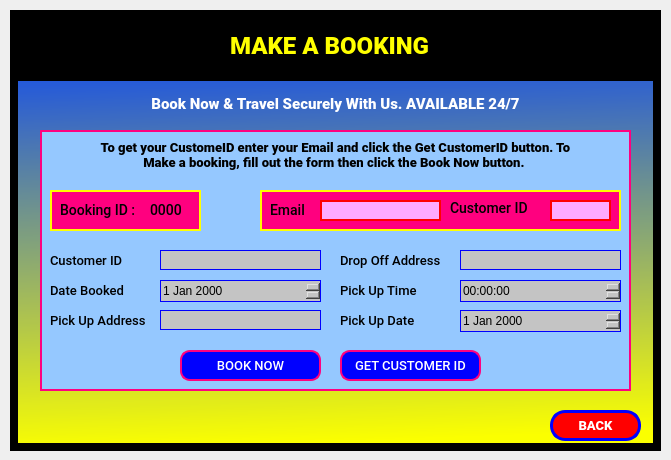
<?xml version="1.0" encoding="UTF-8"?>
<ui version="4.0">
 <class>makeBookingScreen_Dialog</class>
 <widget class="QDialog" name="makeBookingScreen_Dialog">
  <property name="geometry">
   <rect>
    <x>0</x>
    <y>0</y>
    <width>671</width>
    <height>460</height>
   </rect>
  </property>
  <property name="windowTitle">
   <string>Dialog</string>
  </property>
  <widget class="QWidget" name="makeABookingScreen" native="true">
   <property name="geometry">
    <rect>
     <x>10</x>
     <y>10</y>
     <width>651</width>
     <height>441</height>
    </rect>
   </property>
   <property name="styleSheet">
    <string notr="true">border: 8px solid black;
background-color:qlineargradient(spread:pad, x1:0.0511364, y1:1, x2:0, y2:0, stop:0 rgba(251, 255, 0, 255), stop:0.98 rgba(0, 61, 255, 255), stop:1 rgba(0, 0, 0, 0));
</string>
   </property>
   <widget class="QLabel" name="make_txt">
    <property name="geometry">
     <rect>
      <x>220</x>
      <y>10</y>
      <width>221</width>
      <height>51</height>
     </rect>
    </property>
    <property name="styleSheet">
     <string notr="true">font-family: Roboto;
font-style: normal;
font-weight: 900;
font-size: 24px;
border: none;
background-color: none;
color: yellow;
</string>
    </property>
    <property name="text">
     <string>MAKE A BOOKING</string>
    </property>
   </widget>
   <widget class="QPushButton" name="backBtn">
    <property name="geometry">
     <rect>
      <x>540</x>
      <y>400</y>
      <width>91</width>
      <height>31</height>
     </rect>
    </property>
    <property name="styleSheet">
     <string notr="true">background: red;
border: 3px solid blue;
box-sizing: border-box;
border-radius: 15px;
font-family: Roboto;
font-style: normal;
font-weight: 900;
font-size: 13px;
text-align: center;
color: white;</string>
    </property>
    <property name="text">
     <string>BACK</string>
    </property>
   </widget>
   <widget class="QPushButton" name="bookNowBtn">
    <property name="geometry">
     <rect>
      <x>170</x>
      <y>340</y>
      <width>141</width>
      <height>31</height>
     </rect>
    </property>
    <property name="styleSheet">
     <string notr="true">background: blue;
border: 2px solid rgb(255, 0, 127);
box-sizing: border-box;
border-radius: 10px;
font-family: Roboto;
font-style: normal;
font-weight:500;
font-size: 13px;
text-align: center;
color: white;</string>
    </property>
    <property name="text">
     <string>BOOK NOW</string>
    </property>
   </widget>
   <widget class="QLabel" name="label">
    <property name="geometry">
     <rect>
      <x>0</x>
      <y>0</y>
      <width>651</width>
      <height>71</height>
     </rect>
    </property>
    <property name="styleSheet">
     <string notr="true">background-color: black;
border-bottom: 2px solid black;</string>
    </property>
    <property name="text">
     <string/>
    </property>
   </widget>
   <widget class="QLabel" name="dateBookedLabel">
    <property name="geometry">
     <rect>
      <x>40</x>
      <y>270</y>
      <width>91</width>
      <height>21</height>
     </rect>
    </property>
    <property name="styleSheet">
     <string notr="true">font-family: Roboto;
font-style:normal;
font-weight:500;
font-size: 13px;
text-align: center;
color: #000000;
border: none;
background-color: none;</string>
    </property>
    <property name="text">
     <string>Date Booked</string>
    </property>
   </widget>
   <widget class="QLabel" name="dropOffAddresslLabel">
    <property name="geometry">
     <rect>
      <x>330</x>
      <y>240</y>
      <width>131</width>
      <height>21</height>
     </rect>
    </property>
    <property name="styleSheet">
     <string notr="true">font-family: Roboto;
font-style:normal;
font-weight:500;
font-size: 13px;
text-align: center;
color: #000000;
border: none;
background-color: none;</string>
    </property>
    <property name="text">
     <string>Drop Off Address</string>
    </property>
   </widget>
   <widget class="QLabel" name="pickUpDateLabel">
    <property name="geometry">
     <rect>
      <x>330</x>
      <y>300</y>
      <width>91</width>
      <height>21</height>
     </rect>
    </property>
    <property name="styleSheet">
     <string notr="true">font-family: Roboto;
font-style:normal;
font-weight:500;
font-size: 13px;
text-align: center;
color: #000000;
border: none;
background-color: none;</string>
    </property>
    <property name="text">
     <string>Pick Up Date</string>
    </property>
   </widget>
   <widget class="QLabel" name="pickUpAddressLabel">
    <property name="geometry">
     <rect>
      <x>40</x>
      <y>300</y>
      <width>121</width>
      <height>21</height>
     </rect>
    </property>
    <property name="styleSheet">
     <string notr="true">font-family: Roboto;
font-style:normal;
font-weight:500;
font-size: 13px;
text-align: center;
color: #000000;
border: none;
background-color: none;</string>
    </property>
    <property name="text">
     <string>Pick Up Address</string>
    </property>
   </widget>
   <widget class="QLabel" name="pickUpTimeLabel">
    <property name="geometry">
     <rect>
      <x>330</x>
      <y>270</y>
      <width>101</width>
      <height>21</height>
     </rect>
    </property>
    <property name="styleSheet">
     <string notr="true">font-family: Roboto;
font-style:normal;
font-weight:500;
font-size: 13px;
text-align: center;
color: #000000;
border: none;
background-color: none;</string>
    </property>
    <property name="text">
     <string>Pick Up Time</string>
    </property>
   </widget>
   <widget class="QLineEdit" name="dropOffAddressLineEdit">
    <property name="geometry">
     <rect>
      <x>450</x>
      <y>240</y>
      <width>161</width>
      <height>20</height>
     </rect>
    </property>
    <property name="styleSheet">
     <string notr="true">background: #C4C4C4;
border: 1px solid blue;</string>
    </property>
   </widget>
   <widget class="QLineEdit" name="PickUpAddressLineEdit">
    <property name="geometry">
     <rect>
      <x>150</x>
      <y>300</y>
      <width>161</width>
      <height>20</height>
     </rect>
    </property>
    <property name="styleSheet">
     <string notr="true">background: #C4C4C4;
border: 1px solid blue;</string>
    </property>
   </widget>
   <widget class="QLabel" name="label_11">
    <property name="geometry">
     <rect>
      <x>30</x>
      <y>120</y>
      <width>591</width>
      <height>261</height>
     </rect>
    </property>
    <property name="styleSheet">
     <string notr="true">border: 2px solid rgb(255, 0, 127);
background-color: rgb(149, 200, 255);</string>
    </property>
    <property name="text">
     <string/>
    </property>
   </widget>
   <widget class="QLabel" name="makeSlogan">
    <property name="geometry">
     <rect>
      <x>120</x>
      <y>79</y>
      <width>411</width>
      <height>31</height>
     </rect>
    </property>
    <property name="styleSheet">
     <string notr="true">font-family: Roboto;
font-style: normal;
font-weight: 900;
font-size: 15px;
text-align: center;
border: none;
color:white;
background-color: none;
</string>
    </property>
    <property name="text">
     <string>&lt;html&gt;&lt;head/&gt;&lt;body&gt;&lt;p align=&quot;center&quot;&gt;&lt;span style=&quot; font-size:11pt;&quot;&gt;Book Now &amp;amp; Travel  Securely With Us. AVAILABLE 24/7&lt;/span&gt;&lt;/p&gt;&lt;/body&gt;&lt;/html&gt;</string>
    </property>
   </widget>
   <widget class="QTimeEdit" name="pickUpTimeLineEdit">
    <property name="geometry">
     <rect>
      <x>450</x>
      <y>270</y>
      <width>161</width>
      <height>22</height>
     </rect>
    </property>
    <property name="styleSheet">
     <string notr="true">background: #C4C4C4;
border: 1px solid blue;</string>
    </property>
   </widget>
   <widget class="QDateEdit" name="pickUpDateLineEdit">
    <property name="geometry">
     <rect>
      <x>450</x>
      <y>300</y>
      <width>161</width>
      <height>22</height>
     </rect>
    </property>
    <property name="styleSheet">
     <string notr="true">background: #C4C4C4;
border: 1px solid blue;</string>
    </property>
   </widget>
   <widget class="QDateEdit" name="dateBookedLineEdit">
    <property name="geometry">
     <rect>
      <x>150</x>
      <y>270</y>
      <width>161</width>
      <height>22</height>
     </rect>
    </property>
    <property name="styleSheet">
     <string notr="true">background: #C4C4C4;
border: 1px solid blue;</string>
    </property>
   </widget>
   <widget class="QLabel" name="bookingIdLabel">
    <property name="geometry">
     <rect>
      <x>50</x>
      <y>190</y>
      <width>91</width>
      <height>21</height>
     </rect>
    </property>
    <property name="font">
     <font>
      <family>Roboto</family>
      <pointsize>-1</pointsize>
      <weight>62</weight>
      <italic>false</italic>
      <bold>true</bold>
     </font>
    </property>
    <property name="toolTip">
     <string>Trip ID is Auto Generated</string>
    </property>
    <property name="styleSheet">
     <string notr="true">font-family: Roboto;
font-style:normal;
font-weight:500;
font-size: 14px;
text-align: center;
color: #000000;
border: none;
background-color: none;</string>
    </property>
    <property name="text">
     <string>Booking ID :</string>
    </property>
   </widget>
   <widget class="QLabel" name="bookingIdNoLabel">
    <property name="geometry">
     <rect>
      <x>140</x>
      <y>190</y>
      <width>41</width>
      <height>21</height>
     </rect>
    </property>
    <property name="font">
     <font>
      <family>Roboto</family>
      <pointsize>-1</pointsize>
      <weight>62</weight>
      <italic>false</italic>
      <bold>true</bold>
     </font>
    </property>
    <property name="styleSheet">
     <string notr="true">font-family: Roboto;
font-style:normal;
font-weight:500;
font-size: 14px;
text-align: center;
color: #000000;
border: none;
background-color: none;</string>
    </property>
    <property name="text">
     <string>0000</string>
    </property>
   </widget>
   <widget class="QLabel" name="label_2">
    <property name="geometry">
     <rect>
      <x>40</x>
      <y>180</y>
      <width>151</width>
      <height>41</height>
     </rect>
    </property>
    <property name="styleSheet">
     <string notr="true">background-color: rgb(255, 0, 127);
border: 2px solid yellow;</string>
    </property>
    <property name="text">
     <string/>
    </property>
   </widget>
   <widget class="QLineEdit" name="customerLineEdit">
    <property name="geometry">
     <rect>
      <x>150</x>
      <y>240</y>
      <width>161</width>
      <height>20</height>
     </rect>
    </property>
    <property name="styleSheet">
     <string notr="true">background: #C4C4C4;
border: 1px solid blue;</string>
    </property>
   </widget>
   <widget class="QLabel" name="emailAddressLabel">
    <property name="geometry">
     <rect>
      <x>40</x>
      <y>240</y>
      <width>101</width>
      <height>21</height>
     </rect>
    </property>
    <property name="styleSheet">
     <string notr="true">font-family: Roboto;
font-style:normal;
font-weight:500;
font-size: 13px;
text-align: center;
color: #000000;
border: none;
background-color: none;</string>
    </property>
    <property name="text">
     <string>Customer ID</string>
    </property>
   </widget>
   <widget class="QLabel" name="logo">
    <property name="geometry">
     <rect>
      <x>40</x>
      <y>10</y>
      <width>51</width>
      <height>51</height>
     </rect>
    </property>
    <property name="styleSheet">
     <string notr="true">background-color: none;
border: none;</string>
    </property>
    <property name="text">
     <string/>
    </property>
    <property name="pixmap">
     <pixmap>../Sketch imgs/official-taxi-logo.png</pixmap>
    </property>
    <property name="scaledContents">
     <bool>true</bool>
    </property>
   </widget>
   <widget class="QLabel" name="logo_2">
    <property name="geometry">
     <rect>
      <x>20</x>
      <y>390</y>
      <width>101</width>
      <height>41</height>
     </rect>
    </property>
    <property name="styleSheet">
     <string notr="true">background-color: none;
border: none;</string>
    </property>
    <property name="text">
     <string/>
    </property>
    <property name="pixmap">
     <pixmap>../Sketch imgs/makeABooking.png</pixmap>
    </property>
    <property name="scaledContents">
     <bool>true</bool>
    </property>
   </widget>
   <widget class="QLabel" name="makeInstruction">
    <property name="geometry">
     <rect>
      <x>60</x>
      <y>120</y>
      <width>531</width>
      <height>51</height>
     </rect>
    </property>
    <property name="styleSheet">
     <string notr="true">font-family: Roboto;
font-style: normal;
font-weight: 900;
font-size: 15px;
text-align: center;
border: none;
color:black;
background-color: none;
</string>
    </property>
    <property name="text">
     <string>&lt;html&gt;&lt;head/&gt;&lt;body&gt;&lt;p align=&quot;center&quot;&gt;&lt;span style=&quot; font-size:10pt;&quot;&gt;To get your CustomeID enter your Email and click the Get CustomerID button. To&lt;br/&gt;  Make a booking, fill out the form then click the Book Now button. &lt;/span&gt;&lt;/p&gt;&lt;/body&gt;&lt;/html&gt;</string>
    </property>
   </widget>
   <widget class="QLabel" name="getCustomerIDLabel">
    <property name="geometry">
     <rect>
      <x>440</x>
      <y>190</y>
      <width>91</width>
      <height>16</height>
     </rect>
    </property>
    <property name="font">
     <font>
      <family>Roboto</family>
      <pointsize>-1</pointsize>
      <weight>62</weight>
      <italic>false</italic>
      <bold>true</bold>
     </font>
    </property>
    <property name="toolTip">
     <string>Trip ID is Auto Generated</string>
    </property>
    <property name="styleSheet">
     <string notr="true">font-family: Roboto;
font-style:normal;
font-weight:500;
font-size: 14px;
text-align: center;
color: #000000;
border: none;
background-color: none;</string>
    </property>
    <property name="text">
     <string>Customer ID</string>
    </property>
   </widget>
   <widget class="QLineEdit" name="getCustomerIdLineEdit">
    <property name="geometry">
     <rect>
      <x>540</x>
      <y>190</y>
      <width>61</width>
      <height>21</height>
     </rect>
    </property>
    <property name="styleSheet">
     <string notr="true">background: rgb(255, 170, 255);
border: 1.5px solid red;
</string>
    </property>
   </widget>
   <widget class="QLabel" name="getEmailLabel">
    <property name="geometry">
     <rect>
      <x>260</x>
      <y>190</y>
      <width>41</width>
      <height>21</height>
     </rect>
    </property>
    <property name="font">
     <font>
      <family>Roboto</family>
      <pointsize>-1</pointsize>
      <weight>62</weight>
      <italic>false</italic>
      <bold>true</bold>
     </font>
    </property>
    <property name="toolTip">
     <string>Trip ID is Auto Generated</string>
    </property>
    <property name="styleSheet">
     <string notr="true">font-family: Roboto;
font-style:normal;
font-weight:500;
font-size: 14px;
text-align: center;
color: #000000;
border: none;
background-color: none;</string>
    </property>
    <property name="text">
     <string>Email </string>
    </property>
   </widget>
   <widget class="QLineEdit" name="getEmailAddressLineEdit">
    <property name="geometry">
     <rect>
      <x>310</x>
      <y>190</y>
      <width>121</width>
      <height>21</height>
     </rect>
    </property>
    <property name="styleSheet">
     <string notr="true">background: rgb(255, 170, 255);
border: 1.5px solid red;
</string>
    </property>
    <property name="text">
     <string/>
    </property>
   </widget>
   <widget class="QLabel" name="label_3">
    <property name="geometry">
     <rect>
      <x>250</x>
      <y>180</y>
      <width>361</width>
      <height>41</height>
     </rect>
    </property>
    <property name="styleSheet">
     <string notr="true">background-color: rgb(255, 0, 127);
border: 2px solid yellow;</string>
    </property>
    <property name="text">
     <string/>
    </property>
   </widget>
   <widget class="QPushButton" name="bookNowBtn_2">
    <property name="geometry">
     <rect>
      <x>330</x>
      <y>340</y>
      <width>141</width>
      <height>31</height>
     </rect>
    </property>
    <property name="styleSheet">
     <string notr="true">background: blue;
border: 2px solid rgb(255, 0, 127);
box-sizing: border-box;
border-radius: 10px;
font-family: Roboto;
font-style: normal;
font-weight:500;
font-size: 13px;
text-align: center;
color: white;</string>
    </property>
    <property name="text">
     <string>GET CUSTOMER ID</string>
    </property>
   </widget>
   <zorder>label_11</zorder>
   <zorder>label_3</zorder>
   <zorder>dateBookedLineEdit</zorder>
   <zorder>label_2</zorder>
   <zorder>label</zorder>
   <zorder>backBtn</zorder>
   <zorder>bookNowBtn</zorder>
   <zorder>make_txt</zorder>
   <zorder>dateBookedLabel</zorder>
   <zorder>dropOffAddresslLabel</zorder>
   <zorder>pickUpDateLabel</zorder>
   <zorder>pickUpAddressLabel</zorder>
   <zorder>pickUpTimeLabel</zorder>
   <zorder>dropOffAddressLineEdit</zorder>
   <zorder>PickUpAddressLineEdit</zorder>
   <zorder>makeSlogan</zorder>
   <zorder>pickUpTimeLineEdit</zorder>
   <zorder>pickUpDateLineEdit</zorder>
   <zorder>bookingIdLabel</zorder>
   <zorder>bookingIdNoLabel</zorder>
   <zorder>customerLineEdit</zorder>
   <zorder>emailAddressLabel</zorder>
   <zorder>logo</zorder>
   <zorder>logo_2</zorder>
   <zorder>makeInstruction</zorder>
   <zorder>getCustomerIDLabel</zorder>
   <zorder>getCustomerIdLineEdit</zorder>
   <zorder>getEmailLabel</zorder>
   <zorder>getEmailAddressLineEdit</zorder>
   <zorder>bookNowBtn_2</zorder>
  </widget>
 </widget>
 <resources/>
 <connections/>
</ui>
